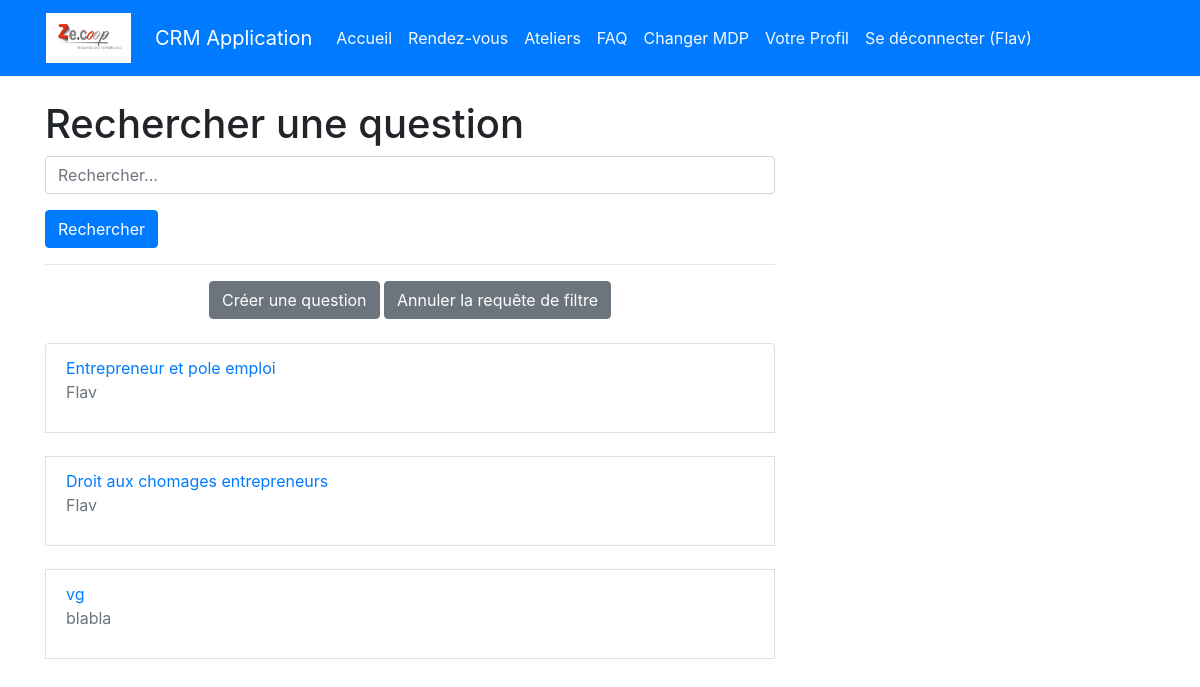
The app's page /faq/ (signed in), older data.
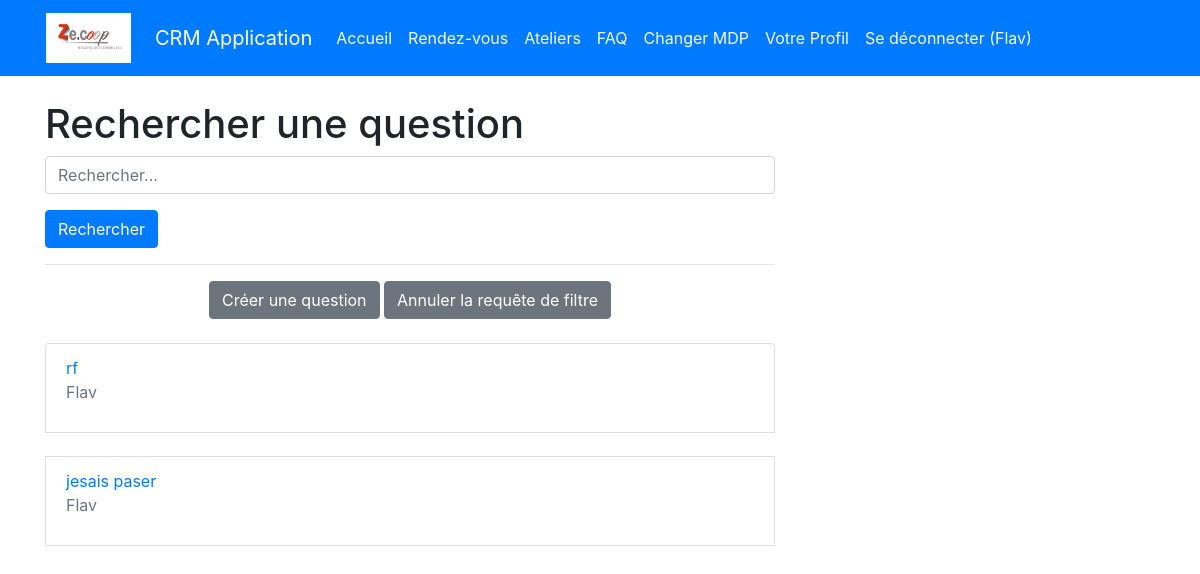
The same page, newer data.
### appflux/models.py (models this page shows, shortened)
class Question(models.Model):
    title = models.CharField(max_length=255)
    content = models.TextField(max_length=5000)
    author = models.ForeignKey(User, on_delete=models.CASCADE)
    created_at = models.DateTimeField(auto_now_add=True)

### authentification/models.py (models this page shows)
class User(AbstractUser):
    pass

### appflux/views.py (the view)
# urls.py: path('faq/', appflux.views.question_list, name='question_list'),
@login_required
def question_list(request):
    query = request.GET.get('q')
    if query:
        questions = Question.objects.filter(
            Q(title__icontains=query) | Q(content__icontains=query)
        )
    else:
        questions = Question.objects.all()
    context = {'questions': questions}
    return render(request, 'appflux/question_list.html', context)

### appflux/templates/appflux/question_list.html (shortened to what this page needs)
{% extends 'base.html' %}
{% block content %}
  <div class="container mt-4">
    <div class="row">
      <div class="col-md-8">
        <h1>Rechercher une question</h1>
        <form action="" method="GET">
          <div class="form-group">
            <input type="text" name="q" class="form-control" placeholder="Rechercher...">
          </div>
          <button type="submit" class="btn btn-primary">Rechercher</button>
        </form>
        <hr>
        <div class ="text-center" >
            <a href = "{% url 'question_create'  %}" class="btn btn-secondary"> Créer une question</a>
            <a class=" btn btn-secondary" href="{% url 'question_list' %}">Annuler la requête de filtre</a>
        </div></br>
        {% if questions %}
          <ul class="list-group">
            {% for question in questions %}
              <li class="list-group-item">
                <a href="{% url 'question_detail' question.id %}">{{ question.title }}</a>
                <p class="text-muted">{{ question.author }}</p>
              </li>
            {% empty %}
              <li class="list-group-item">Aucune question trouvée.</li>
            {% endfor %}
          </ul>
        {% else %}
          <p>Aucune question n'a été trouvée.</p>
        {% endif %}
      </div>
    </div>
  </div>
{% endblock %}

Row changes from the older to the newer data that the page shows:
removed Question: title "Entrepreneur et pole emploi", author "Flav"
removed Question: title "Droit aux chomages entrepreneurs", author "Flav"
removed Question: title "vg", author "blabla"
added Question: title "rf", author "Flav"
added Question: title "jesais paser", author "Flav"
